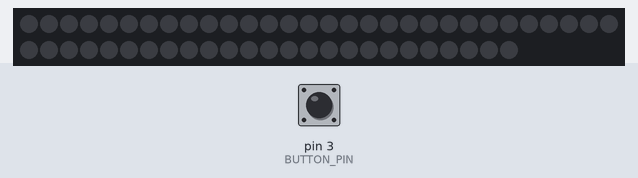
The sketch below on a simulated Arduino Uno, built with avr-gcc and run on an emulated ATmega328P. On the bench: 55 RGB LEDs in strip order, left to right, continuing on the next row. Inputs (shaded band) come from the test bench; at power-on: pin 3 (BUTTON_PIN) LOW.

Above: at 1.2 s.
1.3 s: pin 3 (BUTTON_PIN) pulled HIGH for 0.15 s
At 1.6 s:
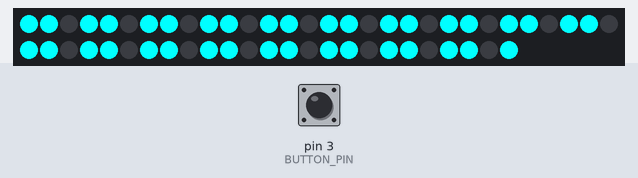
2.0 s: pin 3 (BUTTON_PIN) pulled HIGH for 3.2 s
At 2.45 s:
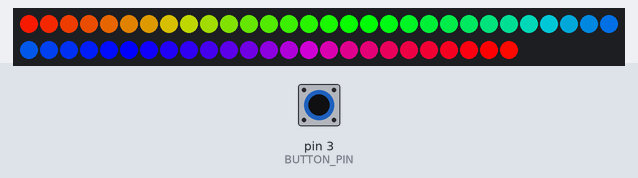
5.8 s: pin 3 (BUTTON_PIN) pulled HIGH for 1 s
At 6.9 s:
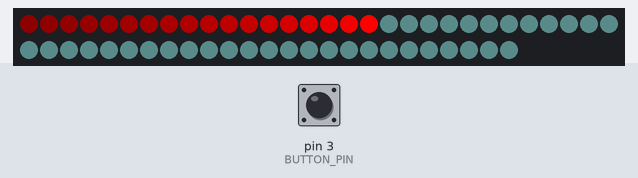
7.4 s: pin 3 (BUTTON_PIN) pulled HIGH for 0.15 s
At 7.9 s:
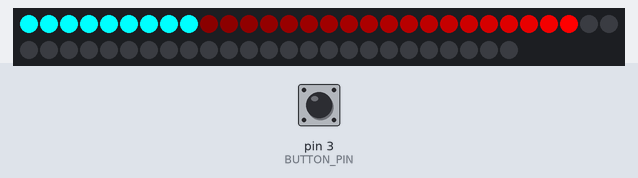
8.1 s: pin 3 (BUTTON_PIN) pulled HIGH for 0.15 s
8.8 s: pin 3 (BUTTON_PIN) pulled HIGH for 3.2 s
At 15.1 s:
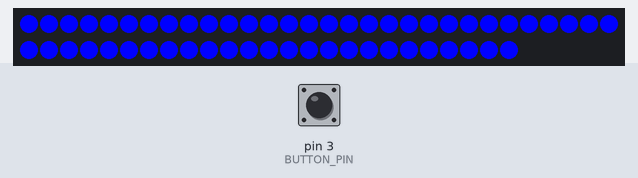

The sketch:

arduino-neopixel-show.ino
```cpp
#include <Adafruit_NeoPixel.h>

enum pattern { NONE, RAINBOW_CYCLE, THEATER_CHASE, COLOR_WIPE, SCANNER, FADE };
enum direction { FORWARD, REVERSE };

class NeoPatterns : public Adafruit_NeoPixel {
  public:
  pattern ActivePattern; // which pattern is running
  direction Direction; // direction to run the pattern

  unsigned long Interval; // milliseconds between updates
  unsigned long lastUpdate; // last update of position

  uint32_t Color1, Color2; // What colors are in use
  uint16_t TotalSteps; // total number of steps in the pattern
  uint16_t Index; // current step within the pattern

  void (*OnComplete)(); // Callback on completion of pattern

  NeoPatterns(uint16_t pixels, uint8_t pin, uint8_t type, void (*callback)())
  :Adafruit_NeoPixel(pixels, pin, type) {
    OnComplete = callback;
  }

  void Update() {
    if ((millis() - lastUpdate) > Interval) {
      lastUpdate = millis();
      switch (ActivePattern) {
        case RAINBOW_CYCLE:
          RainbowCycleUpdate();
          break;
        case THEATER_CHASE:
          TheaterChaseUpdate();
          break;
        case COLOR_WIPE:
          ColorWipeUpdate();
          break;
        case SCANNER:
          ScannerUpdate();
          break;
        case FADE:
          FadeUpdate();
          break;
        default:
          break;
      }
    }
  }

  void Increment() {
    if (Direction == FORWARD) {
      Index++;
      if (Index >= TotalSteps) {
        Index = 0;
        if (OnComplete != NULL) {
          OnComplete();
        }
      }
    } else {
      --Index;
      if (Index <= 0) {
        Index = TotalSteps-1;
        if (OnComplete != NULL) {
          OnComplete(); // call the comlpetion callback
        }
      }
    }
  }

  void Reverse() {
    if (Direction == FORWARD) {
      Direction = REVERSE;
      Index = TotalSteps-1;
    } else {
      Direction = FORWARD;
      Index = 0;
    }
  }

  void RainbowCycle(uint8_t interval, direction dir = FORWARD) {
    ActivePattern = RAINBOW_CYCLE;
    Interval = interval;
    TotalSteps = 255;
    Index = 0;
    Direction = dir;
  }

  void RainbowCycleUpdate() {
    for (int i=0; i< numPixels(); i++) {
      setPixelColor(i, Wheel(((i * 256 / numPixels()) + Index) & 255));
    }
    show();
    Increment();
  }

  void TheaterChase(uint32_t color1, uint32_t color2, uint8_t interval, direction dir = FORWARD) {
    ActivePattern = THEATER_CHASE;
    Interval = interval;
    TotalSteps = numPixels();
    Color1 = color1;
    Color2 = color2;
    Index = 0;
    Direction = dir;
  }

  void TheaterChaseUpdate() {
    for (int i = 0; i < numPixels(); i++) {
      if ((i + Index) % 3 == 0) {
        setPixelColor(i, Color1);
      } else {
        setPixelColor(i, Color2);
      }
    }
    show();
    Increment();
  }

  void ColorWipe(uint32_t color, uint8_t interval, direction dir = FORWARD) {
    ActivePattern = COLOR_WIPE;
    Interval = interval;
    TotalSteps = numPixels();
    Color1 = color;
    Index = 0;
    Direction = dir;
  }

  void ColorWipeUpdate() {
    setPixelColor(Index, Color1);
    show();
    Increment();
  }

  void Scanner(uint32_t color1, uint8_t interval) {
    ActivePattern = SCANNER;
    Interval = interval;
    TotalSteps = (numPixels() - 1) * 2;
    Color1 = color1;
    Index = 0;
  }

  void ScannerUpdate() {
    for (int i = 0; i < numPixels(); i++) {
      if (i == Index) {
        setPixelColor(i, Color1); // Scan Pixel to the right
      } else if (i == TotalSteps - Index) {
        setPixelColor(i, Color1); // Scan Pixel to the left
      } else {
        setPixelColor(i, DimColor(getPixelColor(i))); // Fading tail
      }
    }
    show();
    Increment();
  }

  void Fade(uint32_t color1, uint32_t color2, uint16_t steps, uint8_t interval, direction dir = FORWARD) {
    ActivePattern = FADE;
    Interval = interval;
    TotalSteps = steps;
    Color1 = color1;
    Color2 = color2;
    Index = 0;
    Direction = dir;
  }

  void FadeUpdate() {
    // Calculate linear interpolation between Color1 and Color2
    // Optimise order of operations to minimize truncation error
    uint16_t FadeSteps = TotalSteps / 2;
    uint16_t FadeIndex = Index > FadeSteps ? TotalSteps - Index : Index;

    uint8_t red = ((Red(Color1) * (FadeSteps - FadeIndex)) + (Red(Color2) * FadeIndex)) / FadeSteps;
    uint8_t green = ((Green(Color1) * (FadeSteps - FadeIndex)) + (Green(Color2) * FadeIndex)) / FadeSteps;
    uint8_t blue = ((Blue(Color1) * (FadeSteps - FadeIndex)) + (Blue(Color2) * FadeIndex)) / FadeSteps;

    ColorSet(Color(red, green, blue));
    show();
    Increment();
  }

  // Calculate 50% dimmed version of a color (used by ScannerUpdate)
  uint32_t DimColor(uint32_t color) {
    // Shift R, G and B components one bit to the right
    uint32_t dimColor = Color(Red(color) * 0.85, Green(color) * 0.85, Blue(color) * 0.85);
    return dimColor;
  }

  // Set all pixels to a color (synchronously)
  void ColorSet(uint32_t color) {
    for (int i = 0; i < numPixels(); i++) {
      setPixelColor(i, color);
    }
    show();
  }

  // Returns the Red component of a 32-bit color
  uint8_t Red(uint32_t color) {
    return (color >> 16) & 0xFF;
  }

  // Returns the Green component of a 32-bit color
  uint8_t Green(uint32_t color) {
    return (color >> 8) & 0xFF;
  }

  // Returns the Blue component of a 32-bit color
  uint8_t Blue(uint32_t color) {
    return color & 0xFF;
  }

  // Input a value 0 to 255 to get a color value.
  // The colours are a transition r - g - b - back to r.
  uint32_t Wheel(byte WheelPos) {
    WheelPos = 255 - WheelPos;
    if (WheelPos < 85) {
      return Color(255 - WheelPos * 3, 0, WheelPos * 3);
    } else if(WheelPos < 170) {
      WheelPos -= 85;
      return Color(0, WheelPos * 3, 255 - WheelPos * 3);
    } else {
      WheelPos -= 170;
      return Color(WheelPos * 3, 255 - WheelPos * 3, 0);
    }
  }
};

#define BUTTON_PIN    3
#define PIXEL_PIN     2
#define PIXEL_COUNT   55
#define SHOW_COUNT    11
#define RANDOM_COUNT  3

int randomRounds = 0;       // rounds that have completed for random show
bool randomMode = false;    // randomly go through shows
int currentShow = 0;        // the current show
int buttonState;            // the current reading from the input pin
int lastButtonState = LOW;  // the previous reading from the input pin
long lastPressTime = 0;     // the last time the button was pressed
long lastDebounceTime = 0;  // the last time the output pin was toggled
long debounceDelay = 50;    // the debounce time; increase if the output flickers

void LedComplete();
NeoPatterns Led(PIXEL_COUNT, PIXEL_PIN, NEO_GRB + NEO_KHZ800, &LedComplete);

void setup() {
  pinMode(BUTTON_PIN, INPUT);
  Led.begin();
  startShow(currentShow);
}

void loop() {
  Led.Update();

  int reading = digitalRead(BUTTON_PIN);
  if (reading != lastButtonState) {
    lastDebounceTime = millis();
  }

  if ((millis() - lastDebounceTime) > debounceDelay) {
    if (reading != buttonState) {
      buttonState = reading;
      if (buttonState == HIGH) {
        lastPressTime = millis();
        randomMode = false;
        nextShow();
      }
    } else if (reading == HIGH && (millis() - lastPressTime) > 2500) {
      if ((millis() - lastPressTime) > 5000) {
        startShow(0);
        randomMode = false;
        lastPressTime = millis();
      } else if (!randomMode) {
        randomRounds = 0;
        randomMode = true;
        nextShow();
      }
    }
  }

  lastButtonState = reading;
}

void nextShow() {
  currentShow++;
  if (currentShow > SHOW_COUNT - 1) {
    currentShow = 1;
  }
  startShow(currentShow);
}

void startShow(int index) {
  currentShow = index;
  switch (index) {
    case 0:
      Led.ColorWipe(Led.Color(0, 0, 0), 10); // Black (off)
      break;
    case 1:
      Led.TheaterChase(Led.Color(0, 0, 0), Led.Color(0, 255, 255), 100);
      break;
    case 2:
      Led.RainbowCycle(30);
      break;
    case 3:
      Led.Fade(Led.Color(255, 255, 255), Led.Color(0, 255, 255), 100, 100);
      break;
    case 4:
      Led.Scanner(Led.Color(255, 0, 0), 55);
      break;
    case 5:
      Led.ColorWipe(Led.Color(0, 255, 255), 50); // Light blue
      break;
    case 6:
      Led.ColorWipe(Led.Color(255, 0, 0), 50); // Red
      break;
    case 7:
      Led.ColorWipe(Led.Color(0, 255, 0), 50); // Green
      break;
    case 8:
      Led.ColorWipe(Led.Color(0, 0, 255), 50); // Blue
      break;
    case 9:
      Led.ColorWipe(Led.Color(255, 0, 255), 50); // Pink
      break;
    case 10:
      Led.ColorWipe(Led.Color(255, 255, 255), 50); // White
      break;
  }
}

void LedComplete() {
  if (randomMode) {
    randomRounds++;
    if (randomRounds > RANDOM_COUNT) {
      randomRounds = 0;
      nextShow();
    }
  }
}
```

Measured:
- after the input at 1.3 s, the LEDs: first change after 0.15 s (image 1 shows a later state)
- after the input at 2.0 s, the LEDs: change after 0.30 s (image 2)
- after the input at 5.8 s, the LEDs: first differ from a run without the input after 0.11 s (image 3 shows a later state)
- after the input at 7.4 s, the LEDs: first differ from a run without the input after 0.06 s (image 4 shows a later state)
- after the input at 8.8 s, the LEDs: first differ from a run without the input after 0.09 s (image 5 shows a later state)
